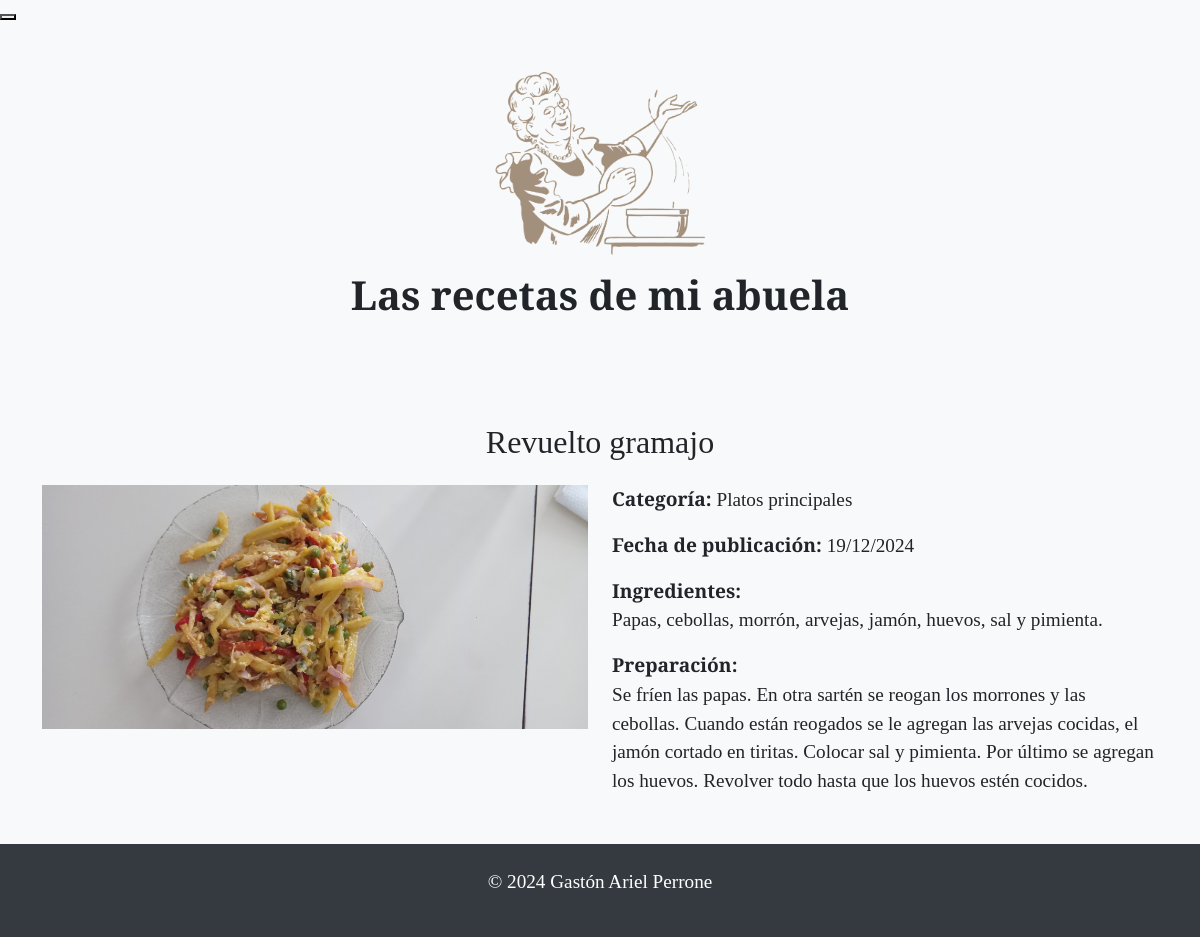
The page /ver_receta/3 on the database its author committed.
### modelo_orm.py (models this page shows)
class BaseModel(Model):
    class Meta:
        database = db

class Receta(BaseModel):
    id_receta = AutoField(primary_key=True)
    nombre_receta = CharField()
    imagen_receta = CharField()  # Ruta de la imagen
    ingredientes = CharField()
    preparacion = CharField()
    fecha_publicacion = DateField(default=date.today)  # Fecha automática
    categoria = ForeignKeyField(Categoria, backref='recetas')

class Categoria(BaseModel):
    nombre_categoria = CharField(unique=True)

### modelo_orm.py (the view)
@app.route('/ver_receta/<int:id_receta>', methods=['GET'])
def ver_receta(id_receta):
    try:
        receta = Receta.get_or_none(Receta.id_receta == id_receta)
        if not receta:
            return "Receta no encontrada", 404
        return render_template('ver_receta.html', receta=receta)
    except Exception as e:
        return f"Error al cargar la receta: {str(e)}", 500

### templates/ver_receta.html (shortened to what this page needs)
<!DOCTYPE html>
<html lang="es">
<head>
  <link href="https://cdn.jsdelivr.net/npm/bootstrap@5.0.0-beta3/dist/css/bootstrap.min.css" rel="stylesheet" />
  <link href="../static/styles.css" rel="stylesheet" type="text/css" />
</head>
<body>
  <button onclick="window.location.href='/consultar_recetas';"> </button>
  <header class="text-center py-5">
    <img alt="Logo de Las recetas de mi abuela" aria-label="Logo de Las recetas de mi abuela" src="../static/abuela_cocina.png" width="210" />
    <h1 class="mt-3">Las recetas de mi abuela</h1>
  </header>
  <main class="container mt-5">
    <h2 class="text-center">{{ receta.nombre_receta }}</h2>
    <div class="row mt-4">
      <div class="col-md-6">
        <img src="{{ url_for('static', filename='uploads/' + receta.imagen_receta) }}" alt="{{ receta.nombre_receta }}" class="img-fluid">
      </div>
      <div class="col-md-6">
        <p><strong>Categoría:</strong> {{ receta.categoria.nombre_categoria }}</p>
        <p><strong>Fecha de publicación:</strong> {{ receta.fecha_publicacion.strftime('%d/%m/%Y') }}</p>
        <p><strong>Ingredientes:</strong><br>{{ receta.ingredientes }}</p>
        <p><strong>Preparación:</strong><br>{{ receta.preparacion }}</p>
      </div>
    </div>
  </main>
  <footer class="text-center py-4">
    <p>&copy; 2024 Gastón Ariel Perrone</p>
  </footer>
</body>
</html>

### static/styles.css (style rules this page uses)
body { font-family: 'Playfair Display', serif; background-color: #f8f9fa; }
h1 { font-size: 2.5rem; font-weight: 700; }
h1, h2, h3, h4, h5, h6, li, button { font-family: 'Playfair Display', serif; }
p { font-size: 1.2rem; }
footer { background-color: #343a40; color: #ffffff; text-align: center; padding: 1rem; margin-top: 2rem; display: flex; justify-content: center; }
p { font-size: 1.2rem; margin-bottom: 1rem; }
img { max-width: 100%; height: auto; }

### rows shown on the page
Receta: nombre_receta "Revuelto gramajo", imagen_receta (picture), fecha_publicacion "19/12/2024", ingredientes "Papas, cebollas, morrón, arvejas, jamón, huevos, sal y pimienta.", preparacion "Se fríen las papas. En otra sartén se reogan los morrones y las cebollas. Cuando están reogados se le agregan las arvejas cocidas, el jamón cortado en tiritas. Colocar sal y pimienta. Por último se agregan los huevos. Revolver todo hasta que los huevos estén cocidos."
Categoria: categoria.nombre_categoria "Platos principales"
